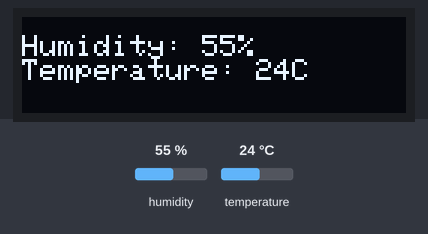
The sketch below on a simulated ESP8266 (NodeMCU). Parts: 128×32 one-colour display. The inputs (shaded band) are chosen by the test bench; at power-on: humidity 55 %, temperature 24 °C. What the sketch prints to the serial monitor is not drawn.

Above: at 2.9 s.
3.0 s: humidity set to 22 %
At 5.1 s:
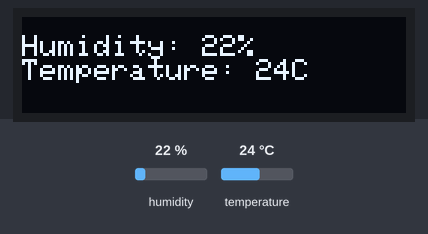
5.7 s: temperature set to 12 °C
At 7.3 s:
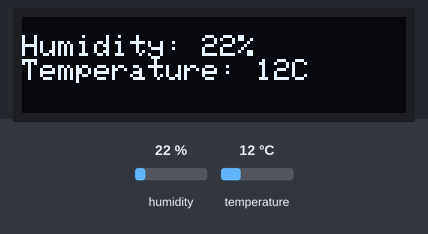
8.4 s: humidity set to 40 %
At 11.5 s:
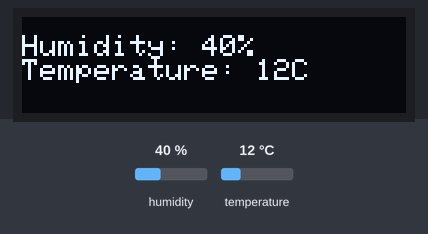
11.8 s: temperature set to 19 °C
At 13.6 s:
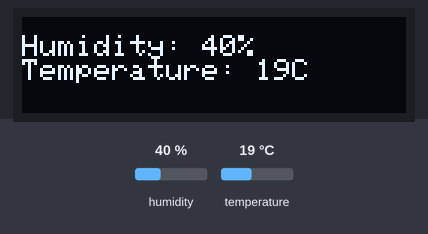
Timing chart, 0 to 15.1 s (numbered marks = the images above; inputs shaded):
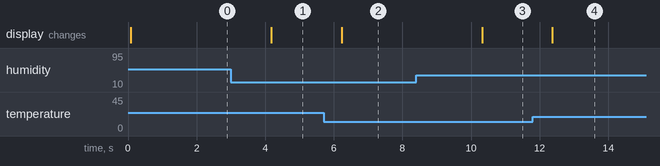

The sketch:

NodeMCU-DHT11-SSD1306.ino
```cpp
/* --------------------------------------------------------------------------------------------------------------------
 * Simple weather station with an OLED display
 * --------------------------------------------------------------------------------------------------------------------
 *
 * Libraries used:
 * DHT Sensor: https://github.com/adafruit/DHT-sensor-library
 * Adafruit_SSD1306: https://github.com/adafruit/Adafruit_SSD1306
 *
 * Pin layout used:
 *
 * Pin  Module   Use
 * D1   SSD1306  SCL
 * D2   SSD1306  SDA
 * D4   DHT11    Data
 *
 */


// Include all the libraries that are required for this project
#include "SPI.h"
#include "DHT.h"
#include "Wire.h"
#include "Adafruit_GFX.h"
#include "Adafruit_SSD1306.h"

// Creating the object sensor on pin 'D4'
#define DHTPIN  D4      // Digital pin connected to the DHT sensor

// Uncomment the type in use
#define DHTTYPE DHT11   // DHT 11
//#define DHTTYPE DHT21   // DHT 21 (AM2301)
//#define DHTTYPE DHT22   // DHT 22  (AM2302), AM2321

DHT dht(DHTPIN, DHTTYPE);

// OLED initialization
Adafruit_SSD1306 display = Adafruit_SSD1306(128, 32, &Wire, -1);

void setup()
{
  // Initialize serial communications at 9600 bps
  Serial.begin(9600);

  // Modules initialization
  display.begin(SSD1306_SWITCHCAPVCC, 0x3C);
  Serial.print("Display On");

  // OLED startup and clear the buffer
  display.clearDisplay();
  display.display();

  dht.begin();
}

void loop()
{
  // Reading the temperature in Celsius degrees and store in the C variable
  int C = dht.readTemperature();
  // Reading the humidity index
  int H = dht.readHumidity();

  // Oled Settings
  display.clearDisplay();
  display.setTextColor(SSD1306_WHITE);
  display.setTextSize(1);
  // Print the data on the OLED display
  display.setCursor(0,6);
  display.print("Humidity: ");
  display.print(H);
  display.print("%");
  display.print("\nTemperature: ");
  display.print(C);
  display.print("C");
  // Actually display the data above
  display.display();

  // Print the collected data in a row on the Serial Monitor
  Serial.print("H: ");
  Serial.print(H);
  Serial.print("\tC: ");
  Serial.print(C);
  Serial.print("\n");

  delay(1000);    // Wait one second before get another temperature reading
}
```

Measured:
- after the input at 3.0 s, the display: changes after 1.2 s (image 1)
- after the input at 5.7 s, the display: changes after 0.53 s (image 2)
- after the input at 8.4 s, the display: changes after 1.9 s (image 3)
- after the input at 11.8 s, the display: changes after 0.57 s (image 4)
